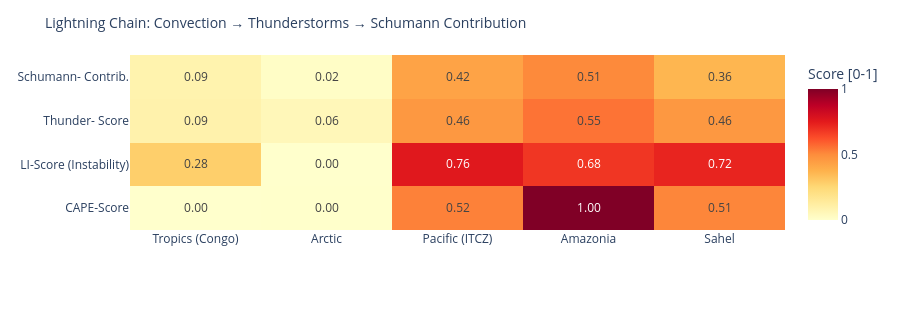

Notebook code for this chart:
### Code cell
# ============================================================
# LIGHTNING CHAIN: Convection → Thunderstorms → Schumann
# Shows the causal chain per measurement point as heatmap
# ============================================================

def cape_score(v):
    """CAPE → normalized score [0,1]"""
    if v is None or pd.isna(v): return 0.0
    return min(1.0, float(v) / 3000)

def li_score(v):
    """Lifted Index: negative = unstable → score [0,1]"""
    if v is None or pd.isna(v): return 0.3
    return min(1.0, max(0.0, (-float(v) + 6) / 12))

def cloud_score(v):
    if v is None or pd.isna(v): return 0.3
    return float(v) / 100

def thunder_score(row):
    """Kombinierter Gewitterwahrscheinlichkeits-Score
    CAPE + LI + Bedeckung + WMO-Gewitter + konvektiver Niederschlag (showers)
    Hinweis: X-Ray und Kp sind kein Bestandteil – nur geomagn./solarer Kontext.
    """
    cs = cape_score(row.get('cape'))
    ls = li_score(row.get('li'))
    cl = cloud_score(row.get('cloud'))
    t  = 1.0 if row.get('thunderstorm') else 0.0
    # Convective precipitation (showers) as additional indicator
    sh = min(1.0, (row.get('showers') or 0) / 5.0)
    return round(cs * 0.30 + ls * 0.25 + cl * 0.15 + t * 0.20 + sh * 0.10, 3)

def schumann_contribution(t_score, lat):
    """Schumann contribution: higher in tropics (±30°), scaled by thunderstorm score"""
    lat_weight = max(0.3, 1.0 - abs(lat) / 60)
    return round(t_score * lat_weight, 3)

df_atm['cape_score']   = df_atm.apply(lambda r: cape_score(r['cape']), axis=1)
df_atm['li_score']     = df_atm.apply(lambda r: li_score(r['li']),    axis=1)
df_atm['thunder_score']= df_atm.apply(lambda r: thunder_score(r.to_dict()), axis=1)
df_atm['schumann_contribution'] = df_atm.apply(
    lambda r: schumann_contribution(r['thunder_score'], r['lat']), axis=1)

metrics = ['cape_score', 'li_score', 'thunder_score', 'schumann_contribution']
labels  = ['CAPE-Score', 'LI-Score\n(Instability)', 'Thunder-\nScore', 'Schumann-\nContrib.']
z_data  = [df_atm[m].tolist() for m in metrics]

fig = go.Figure(go.Heatmap(
    z=z_data,
    x=df_atm['point'].tolist(),
    y=labels,
    colorscale='YlOrRd',
    zmin=0, zmax=1,
    text=[[f'{v:.2f}' for v in row] for row in z_data],
    texttemplate='%{text}', textfont=dict(size=12),
    colorbar=dict(title='Score [0-1]')
))
fig.update_layout(
    title=dict(text='Lightning Chain: Convection → Thunderstorms → Schumann Contribution', font=dict(size=14)),
    height=310,
    plot_bgcolor='rgba(0,0,0,0)', paper_bgcolor='rgba(0,0,0,0)',
    margin=dict(l=130, r=80, t=55, b=80)
)
fig.show()

### Figure 1 — Plotly figure (JSON) as saved in the notebook; plotly's stock layout.template omitted (floating-point values rounded to 4 significant figures)
{"data": [{"colorbar": {"title": {"text": "Score [0-1]"}}, "colorscale": [[0.0, "rgb(255,255,204)"], [0.125, "rgb(255,237,160)"], [0.25, "rgb(254,217,118)"], [0.375, "rgb(254,178,76)"], [0.5, "rgb(253,141,60)"], [0.625, "rgb(252,78,42)"], [0.75, "rgb(227,26,28)"], [0.875, "rgb(189,0,38)"], [1.0, "rgb(128,0,38)"]], "text": [["0.00", "0.00", "0.52", "1.00", "0.51"], ["0.28", "0.00", "0.76", "0.68", "0.72"], ["0.09", "0.06", "0.46", "0.55", "0.46"], ["0.09", "0.02", "0.42", "0.51", "0.36"]], "textfont": {"size": 12}, "texttemplate": "%{text}", "type": "heatmap", "x": ["Tropics (Congo)", "Arctic", "Pacific (ITCZ)", "Amazonia", "Sahel"], "y": ["CAPE-Score", "LI-Score\n(Instability)", "Thunder-\nScore", "Schumann-\nContrib."], "z": [[0.0, 0.003333, 0.5233, 1.0, 0.5133], [0.2833, 0.0, 0.7583, 0.6833, 0.725], [0.092, 0.055, 0.464, 0.552, 0.464], [0.086, 0.017, 0.425, 0.506, 0.363]], "zmax": 1, "zmin": 0}], "layout": {"height": 310, "margin": {"b": 80, "l": 130, "r": 80, "t": 55}, "paper_bgcolor": "rgba(0,0,0,0)", "plot_bgcolor": "rgba(0,0,0,0)", "title": {"font": {"size": 14}, "text": "Lightning Chain: Convection → Thunderstorms → Schumann Contribution"}}}
